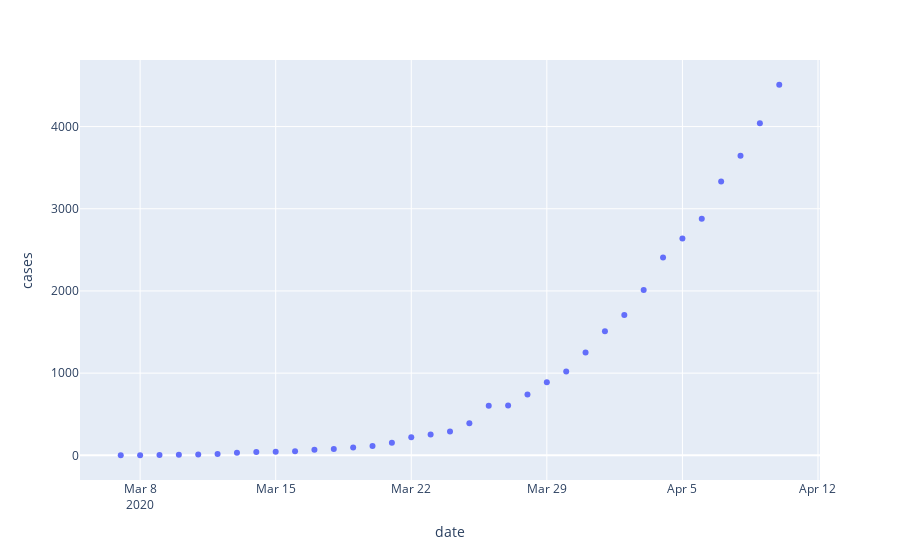

The code cell stored with this chart in its notebook:
### Code cell
va = df[['date','state','cases']].query('state == "Virginia"')

px.scatter(va, x='date', y='cases')

### Figure 1 — Plotly figure (JSON) as saved in the notebook; plotly's stock layout.template omitted (floating-point values rounded to 4 significant figures)
{"data": [{"hovertemplate": "date=%{x}<br>cases=%{y}<extra></extra>", "legendgroup": "", "marker": {"color": "#636efa", "symbol": "circle"}, "mode": "markers", "name": "", "showlegend": false, "type": "scatter", "x": ["2020-03-07", "2020-03-08", "2020-03-09", "2020-03-10", "2020-03-11", "2020-03-12", "2020-03-13", "2020-03-14", "2020-03-15", "2020-03-16", "2020-03-17", "2020-03-18", "2020-03-19", "2020-03-20", "2020-03-21", "2020-03-22", "2020-03-23", "2020-03-24", "2020-03-25", "2020-03-26", "2020-03-27", "2020-03-28", "2020-03-29", "2020-03-30", "2020-03-31", "2020-04-01", "2020-04-02", "2020-04-03", "2020-04-04", "2020-04-05", "2020-04-06", "2020-04-07", "2020-04-08", "2020-04-09", "2020-04-10"], "xaxis": "x", "y": [1, 2, 5, 8, 10, 17, 30, 42, 45, 51, 67, 78, 94, 115, 152, 219, 254, 290, 391, 604, 606, 740, 890, 1021, 1250, 1511, 1706, 2012, 2407, 2637, 2878, 3333, 3645, 4042, 4509], "yaxis": "y"}], "layout": {"legend": {"tracegroupgap": 0}, "margin": {"t": 60}, "xaxis": {"anchor": "y", "domain": [0, 1], "title": {"text": "date"}}, "yaxis": {"anchor": "x", "domain": [0, 1], "title": {"text": "cases"}}}}
